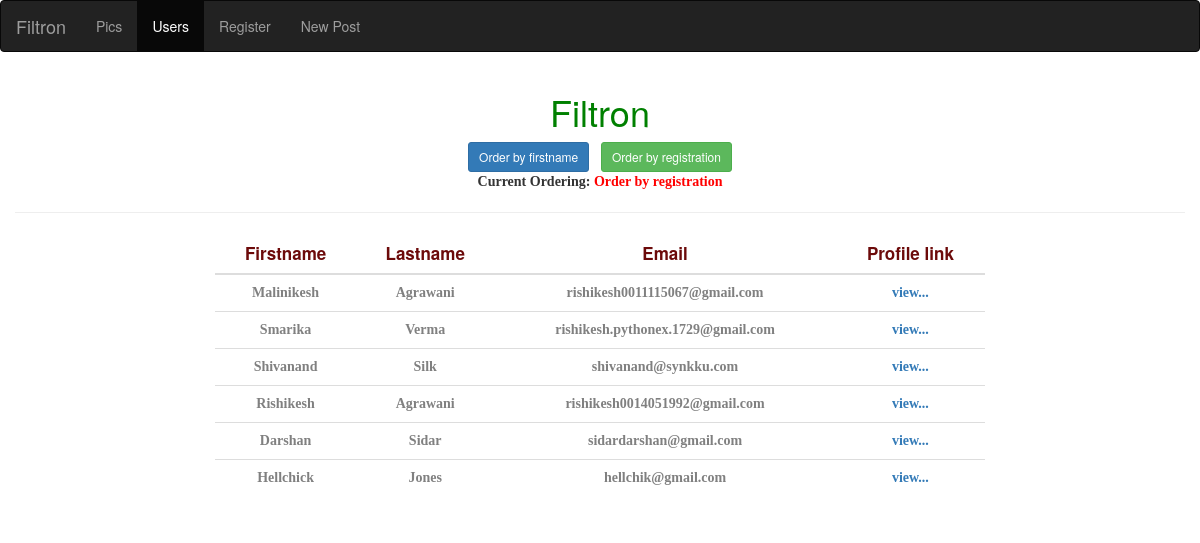
The page /pyapp/auth-users/ on the database as committed earlier.
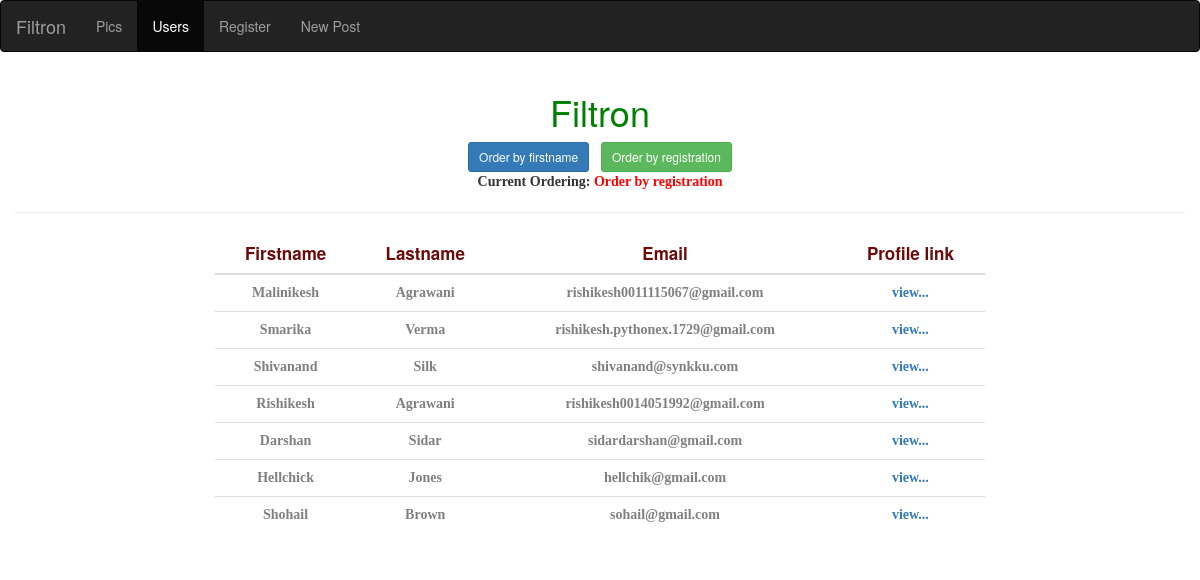
The same page on the database as committed later.
### PyApp/models.py (models this page shows, shortened)
class AuthUser(models.Model):
	firstname = models.CharField(max_length=25)
	lastname = models.CharField(max_length=25)
	email=models.EmailField()
	age = models.IntegerField()
	GENDER_CHOICES=(('M',"Male"),
					('F','Female'),
					('O','Other'))
	gender = models.CharField(max_length=1,choices=GENDER_CHOICES)
	created_at=models.DateTimeField(auto_now=False, auto_now_add=True)
	updated_at=models.DateTimeField(auto_now=True, auto_now_add=False)
	"""The complete object will be identified with the value returned by this method"""
	def get_absolute_url(self):
		from django.core.urlresolvers import reverse
		return "/auth-user/id=%i"%(self.id)

### PyApp/views.py (the view)
def auth_users(request):
	users=AuthUser.objects.all()
	return render(request,"auth_users.html",{"users":users,"order":"Order by registration"})

### PyApp/templates/auth_users.html (shortened to what this page needs)
{% extends 'base.html' %}
{% load staticfiles %}
{% block css_block %}
	<link rel="stylesheet" type="text/css" href="{% static 'py_app/css/auth_users.css' %}">
{% endblock %}
{% block after_head %}
	<a class='btn btn-sm btn-primary' role='button' href='/pyapp/order-by-firstname/'>Order by firstname</a> &nbsp; <a class='btn btn-sm btn-success' role='button' href='/pyapp/auth-users/'>Order by registration</a></br>
	<p id='p_ordering_msg'>Current Ordering: <span id='span_ordering_msg'>{{ order }}</span></p>
{% endblock %}
{% block content %}
<table class="table table-hover">
		    <thead>
		      <tr>
		        <th>Firstname</th>
		        <th>Lastname</th>
		        <th>Email</th>
		        <th>Profile link</th>
		      </tr>
		    </thead>
		    <tbody>
		    {% for user in users %}
		      <tr>
		        <td>{{user.firstname}}</td>
		        <td>{{user.lastname}}</td>
		        <td>{{user.email}}</td>
		        <td><a href="{{user.get_absolute_url}}">view...</a></td>
		      </tr>
		    {% endfor %}
		    </tbody>
</table>
{% endblock %}

### PyApp/templates/base.html (shortened to what this page needs)
{% load staticfiles %}
<!DOCTYPE html>
<html lang="en">
<head>
  <link rel="stylesheet" href="https://maxcdn.bootstrapcdn.com/bootstrap/3.3.7/css/bootstrap.min.css">
  <link rel="stylesheet" type="text/css" href="{% static 'py_app/css/base.css' %}">
  {% block css_block %}
  {% endblock %}
</head>
<body>
<nav class = "navbar navbar-inverse" role = "navigation">
   <div class = "navbar-header">
      <a class = "navbar-brand" href = "/">Filtron</a>
   </div>
   <div>
      {% url 'image_posts' as pics %}
      {% url 'auth_users' as auth_users %}
      {% url 'registration' as register %}
      {% url 'post_a_new_image' as post_a_new_image %}
      <ul class = "nav navbar-nav">
         <li {% if request.path == pics %} class = "active" {% endif %}><a href = "/pyapp/image-posts/">Pics</a></li>
         <li {% if request.path == auth_users %} class = "active" {% endif %}><a href = "/pyapp/auth-users/">Users</a></li>
         <li {% if request.path == register %} class = "active" {% endif %}><a href = "/pyapp/register/">Register</a></li>
         <li {% if request.path == post_a_new_image %} class = "active" {% endif %}><a href = "/pyapp/image-posts/new/">New Post</a></li>
      </ul>
   </div>
</nav>
<div class="container-fluid">
  <center>
      <h1>Filtron</h1>
      {% block after_head %}
      {% endblock %}
  </center>
  <hr>
  <div class="row">
    <div class="col-sm-2 text-center"></div>
    <div class="col-sm-8">
      {% block content %}{% endblock %}
    </div>
    <div class="col-sm-2 text-center"></div>
  	</div>
</div>
</body>
</html>

### PyApp/static/py_app/css/base.css (style rules this page uses)
h1 { color:green; }

### PyApp/static/py_app/css/auth_users.css (style rules this page uses)
td,th { text-align: center; }
th { font-size: 17px; color:#6C0A0A; }
td { color:gray; font-family: tahoma; font-weight: bold; }
#p_ordering_msg,#span_ordering_msg { font-weight: bold; font-family: tahoma; }
#span_ordering_msg { color:red; }

Rows that differ between the two databases and show on the page:
added AuthUser: firstname "Shohail", lastname "Brown", email "sohail@gmail.com"
